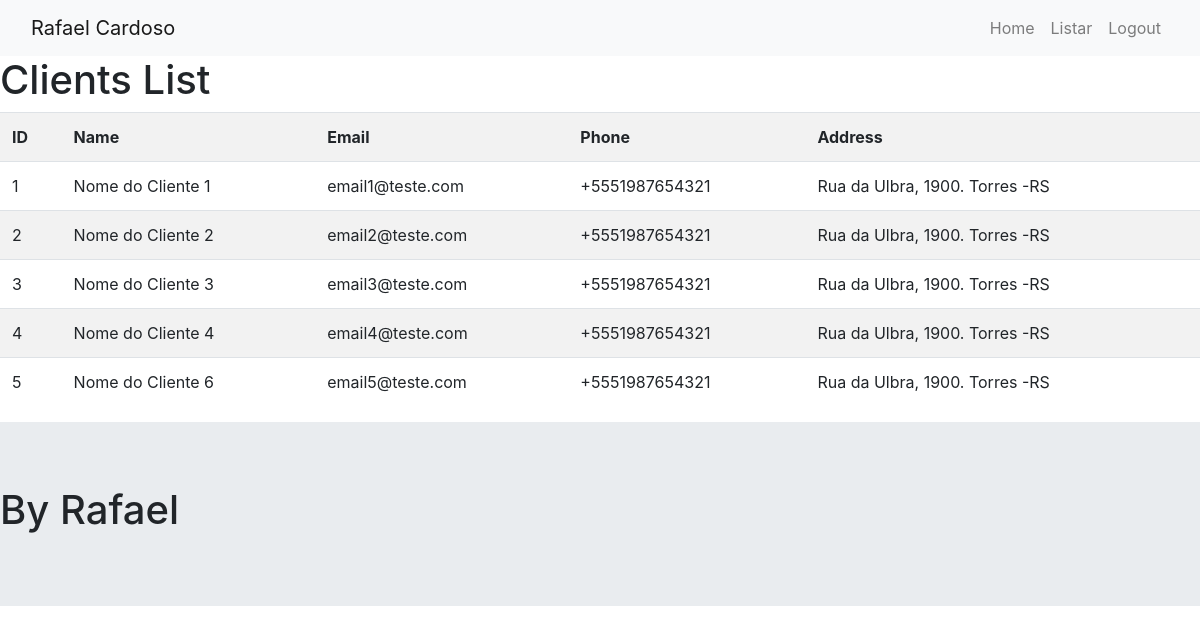
The app's page /admin/index.php?controller=client&action=listClients (signed in) with its own data.
### tables this page shows
CREATE TABLE `clients` (
  `idClient` int(11) NOT NULL,
  `name` varchar(50) NOT NULL,
  `phone` varchar(50) NOT NULL,
  `email` varchar(50) NOT NULL,
  `address` varchar(50) NOT NULL
);

### www/admin/controllers/ClientController.php (called while the page is built)
<?php
class ClientController{
        public function listClients()   {
            require_once('models/ClientModel.php');
            $clientModel = new ClientModel();
            $result = $clientModel -> listClients();
            $arrayClients = array();
            while($client = $result -> fetch_assoc()){
                array_push($arrayClients, $client);
            }
            require_once('views/templates/body.php');
            require_once('views/templates/header.php');
            require_once('views/client/listClients.php');
            require_once('views/templates/footer.php');
        }
}
?>

### www/admin/models/ClientModel.php (called while the page is built, shortened)
<?php
class ClientModel{
    Public function listClients(){
        $connectClass = new ConnectClass();
        $connectClass -> openConnect();
        $connection = $connectClass -> getConn();
        $sql = 'SELECT * from clients';
        return $connection -> query($sql);
    }
}
?>

### www/admin/views/client/listClients.php (the view)
<h1>Clients List</h1>
<table class="table table-striped">
    <tr>
        <th>ID</th>
        <th>Name</th>
        <th>Email</th>
        <th>Phone</th>
        <th>Address</th>
    </tr>
    <?php
        foreach($arrayClients as $client) {
    ?>
        <tr>
            <td>
                <?=$client['idClient'];?>
            </td>
            <td>
                <?=$client['name'];?>
            </td><td>
                <?=$client['email'];?>
            </td><td>
                <?=$client['phone'];?>
            </td><td>
                <?=$client['address'];?>
            </td>
        </tr>
    <?
        }
    ?>
</table>

### www/admin/index.php (shortened to what this page needs)
<?php
    if(!isset($_GET['controller'])){
        require_once('controllers/MainController.php');
        $Main = new MainController();
        $Main -> inicio();
    }else{
        switch($_REQUEST['controller']){
            case 'client':
                require_once('controllers/ClientController.php');
                $client = new ClientController();
                if(!isset($_GET['action'])){
                    $client -> inicio();
                }else{
                    switch($_REQUEST['action']){
                        case 'listClients':
                            $client -> listClients();
                        break;
                        }
                    }
            break;
        }
    }
?>

### www/admin/views/templates/body.php (shortened to what this page needs)
<!DOCTYPE html>
<html lang="pt-br">
<head>
    <link rel="stylesheet" href="https://maxcdn.bootstrapcdn.com/bootstrap/4.5.2/css/bootstrap.min.css">
</head>
<body>
</body>
</html>

### www/admin/views/templates/header.php
<header>
        <nav class="navbar navbar-expand-lg navbar-light bg-light">
            <div class="container-fluid">
                <a class="navbar-brand" href="#">Rafael Cardoso</a>
                <div class="navbar-nav">
                  <a class="nav-link" aria-current="page" href="?controller=main&action=home">Home</a>
                  <a class="nav-link" href="?controller=client&action=listClients">Listar</a>
                  <a class="nav-link" href="?controller=main&action=logout">Logout</a>
                </div>
            </div>
          </nav>
</header>

### www/admin/views/templates/footer.php
<footer class="jumbotron jumbotron-fluid">
        <h1>By Rafael</h1>
</footer>

### records on screen
clients: idClient "1", name "Nome do Cliente 1", email "email1@teste.com", phone "+5551987654321", address "Rua da Ulbra, 1900. Torres -RS"
clients: idClient "2", name "Nome do Cliente 2", email "email2@teste.com", phone "+5551987654321", address "Rua da Ulbra, 1900. Torres -RS"
clients: idClient "3", name "Nome do Cliente 3", email "email3@teste.com", phone "+5551987654321", address "Rua da Ulbra, 1900. Torres -RS"
clients: idClient "4", name "Nome do Cliente 4", email "email4@teste.com", phone "+5551987654321", address "Rua da Ulbra, 1900. Torres -RS"
clients: idClient "5", name "Nome do Cliente 6", email "email5@teste.com", phone "+5551987654321", address "Rua da Ulbra, 1900. Torres -RS"
